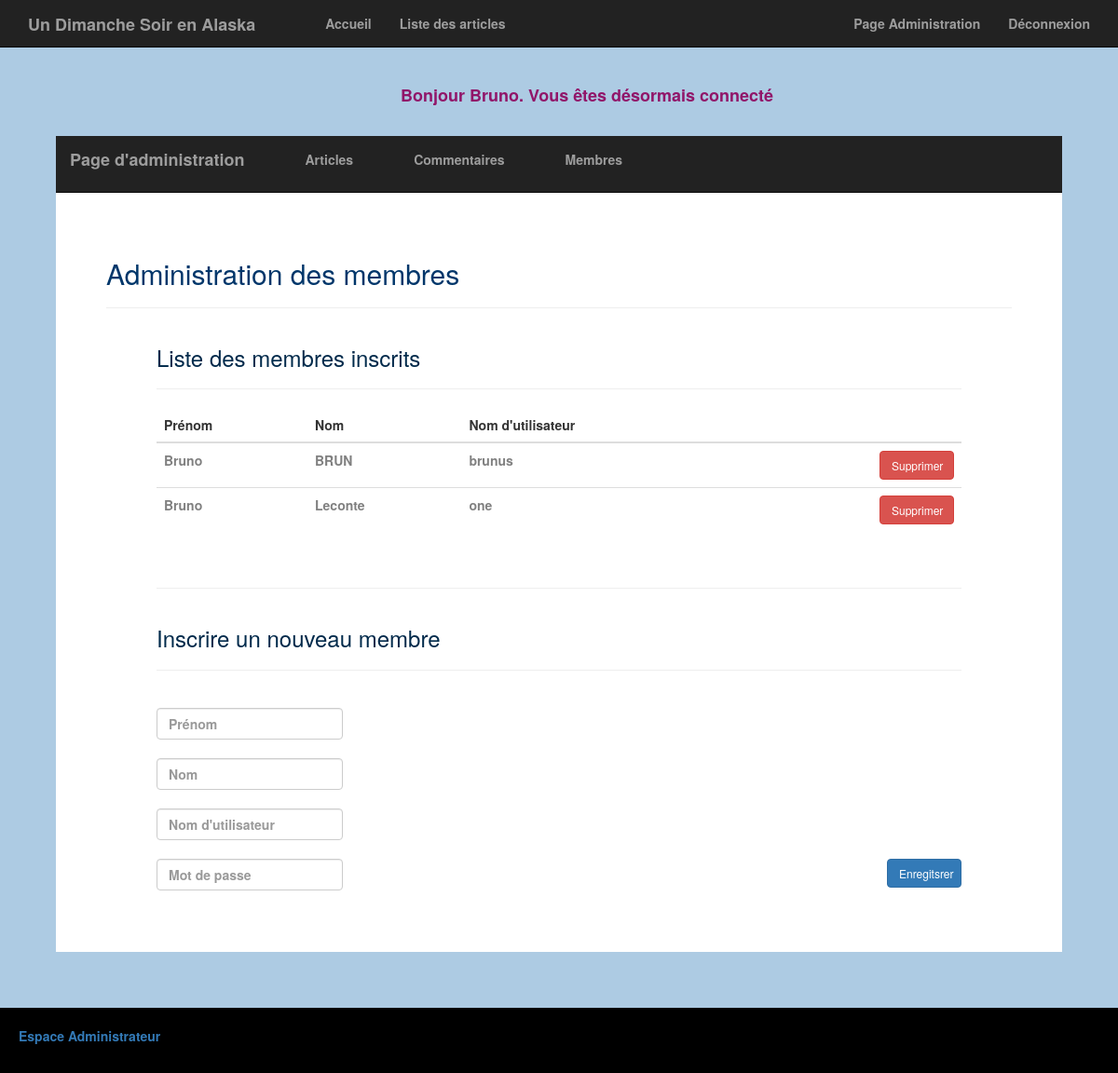
Screenshot of /index.php?action=membres (signed in) with the database file from the repository.
### tables this page shows
CREATE TABLE `user` (
  `user_id` int(11) NOT NULL AUTO_INCREMENT,
  `user_date` datetime NOT NULL DEFAULT CURRENT_TIMESTAMP,
  `user_name` varchar(50) NOT NULL DEFAULT '',
  `user_firstname` varchar(50) NOT NULL,
  `user_pseudo` varchar(50) NOT NULL DEFAULT '',
  `user_password` varchar(88) NOT NULL DEFAULT '',
  PRIMARY KEY (`user_id`)
);

### Controleur/ControleurUser.php (called while the page is built, shortened)
<?php
require_once 'Modele/User.php';
class ControleurUser
{
    private $user;
    public function __construct()
    {
        $this->user = new User();
    }
    public function users()
    {
        $users = $this->user->getusers();
        $vue = new Vue("Membres");
        $vue->generer(array('users' => $users));
    }
}

### index.php (called while the page is built, shortened)
<?php
$routeur = new Routeur();
$routeur->routerRequete();

### Modele/User.php (called while the page is built, shortened)
<?php
require_once 'Modele.php';
Class User extends  Modele {
    public function getUsers() {
        $sql = 'SELECT *, DATE_FORMAT (user_date, \'%d/%m/%Y à %H:%i:%s\') AS date_fr FROM user ORDER BY user_id ASC';
        $users = $this->executerRequete($sql);
        return $users;
    }
}

### Modele/Modele.php (called while the page is built)
<?php
abstract class Modele {
    private $bdd;
    protected function executerRequete($sql, $params = null) {
        if ($params == null) {
            $resultat = $this->getBdd()->query($sql);
        }
        else {
            $resultat = $this->getBdd()->prepare($sql);
            $resultat->execute($params);
        }
        return $resultat;
    }
    private function getBdd() {
        if ($this->bdd == null) {
            $this->bdd = new PDO('mysql:host=localhost;dbname=blog;charset=utf8',
                    'root', 'root',
                    array(PDO::ATTR_ERRMODE => PDO::ERRMODE_EXCEPTION));
        }
        return $this->bdd;
    }
}

### Vue/vueMembres.php (the view, shortened to what this page needs)
<header>
    <?php require 'menuAdmin.php'; ?>
</header>
<div class="titre">
    <div class="row">
        <div class="col-xs-12">
            <h2 id="admin">Administration des membres</h2>
            <hr/>
        </div>
    </div>
</div>
<div class="page">
    <section>
        <div class='row'>
            <div class="col-xs-12">
                <h3>Liste des membres inscrits</h3>
                <hr/>
                <table class="table table-hover" cellspacing="0" width="100%">
                    <thead>
                    <tr>
                        <th>Prénom</th>
                        <th>Nom</th>
                        <th>Nom d'utilisateur</th>
                        <th></th>
                    </tr>
                    </thead>
                    <tbody>
                    <?php foreach ($users as $user): ?>
                        <tr>
                            <td>
                                <p class=""><?= htmlspecialchars($user['user_firstname']) ?></p>
                            </td>
                            <td>
                                <p class=""><?= htmlspecialchars($user['user_name']) ?></p>
                            </td>
                            <td>
                                <p class=""><?= htmlspecialchars($user['user_pseudo']) ?></p>
                            </td>
                            <td>
                                <a class="btn btn-danger" style="font-size: 12px; float: right; width: 80px;"
                                   href="<?= "index.php?action=deleteUser&user_id=" . $user['user_id'] ?>">Supprimer</a>
                            </td>
                        </tr>
                    <?php endforeach; ?>
                    </tbody>
                </table>
                <br/>
                <hr/>
            </div>
        </div>
    </section>
    <section>
        <div class='row'>
            <div class="col-xs-12">
                <h3 id="liste_episodes">Inscrire un nouveau membre</h3>
                <hr/>
                <br/>
                <form method="post" action="<?= "index.php?action=inscription" ?>">
                    <input class="form-control" id="user_firstname" name="user_firstname" type="text" placeholder="Prénom" required/>
                    <input class="form-control" id="user_name" name="user_name" type="text" placeholder="Nom" required/>
                    <input class="form-control" id="user_pseudo" name="user_pseudo" type="text"
                           placeholder="Nom d'utilisateur" required/>
                    <input class="form-control" id="user_password" name="user_password" type="password" placeholder="Mot de passe"
                           required/>
                    <input style="float: right; font-size: 12px; width: 80px;" type="submit" class="btn btn-primary" value="Enregitsrer"/>
                </form>
                <br/>
                <br/>
                <br/>
                <br/>
                <br/>
            </div>
        </div>
    </section>
</div>

### Public/css/style.css (style rules this page uses)
body { background-color: #ADCBE3; margin-top: 50px; }
h3 { color: #002A4B }
h2 { color: #00366A; }
p { color: grey; }
.page { margin-left: 10%; margin-right: 10%; }
.titre { padding-left: 5%; padding-top: 30px; padding-right: 5%; }
#user_name { margin-right: 10px; margin-bottom: 20px; width: 200px; }
#user_password { float: left; margin-right : 10px; margin-bottom: 20px; width: 200px; }
#user_firstname { margin-right: 10px; margin-bottom: 20px; width: 200px; }
#user_pseudo { margin-right: 10px; margin-bottom: 20px; width: 200px; }

### rows the page displays
user: user_firstname "Bruno", user_name "BRUN", user_pseudo "brunus"
user: user_firstname "Bruno", user_name "Leconte", user_pseudo "one"

### other values shown
$_SESSION['flash'] "Bonjour Bruno. Vous êtes désormais connecté"
